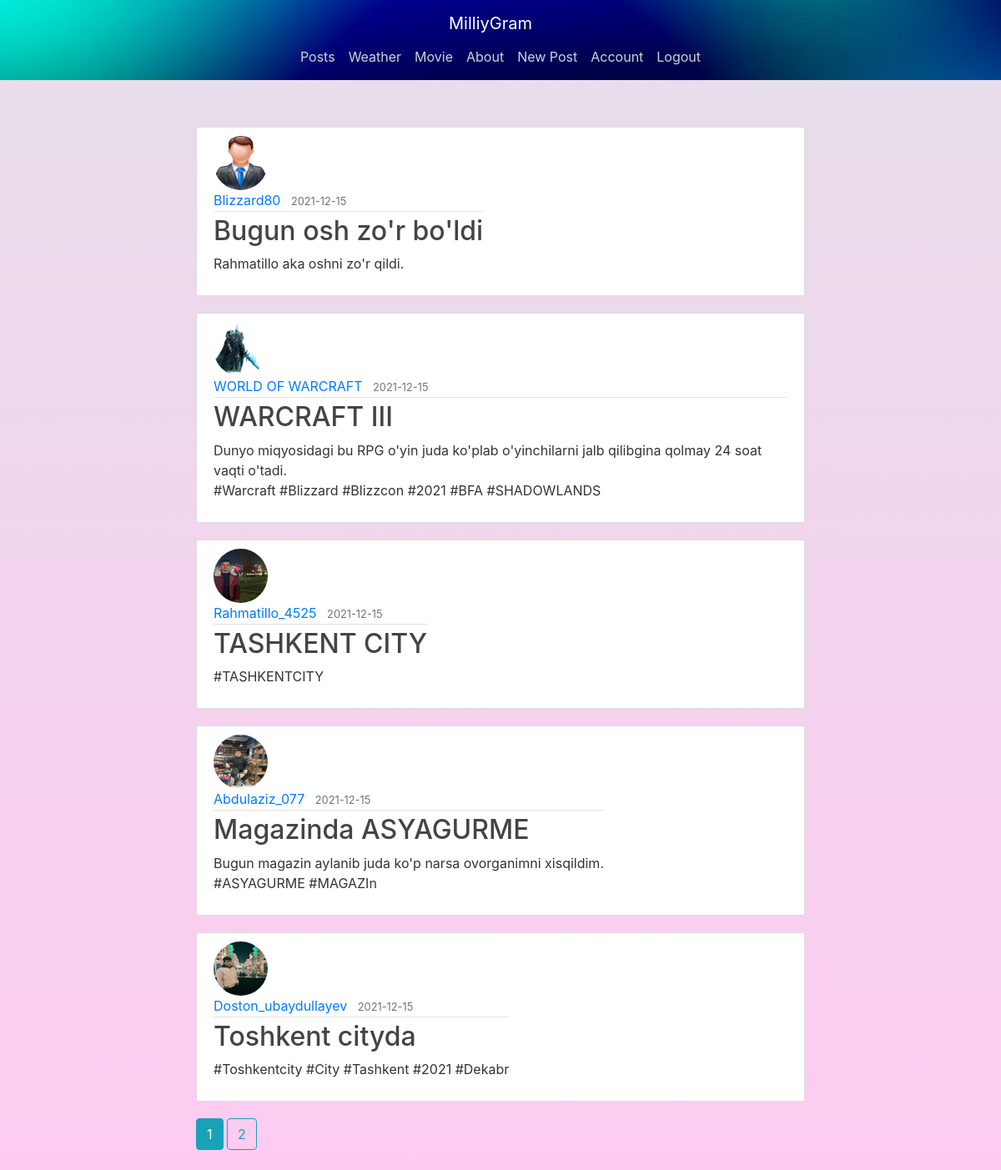
Page /home (signed in) on the committed database.
### flaskblog/models.py (models this page shows, shortened)
class Post(db.Model):
    id = db.Column(db.Integer, primary_key=True)
    title = db.Column(db.String(100), nullable=False)
    date_posted = db.Column(db.DateTime, nullable=False, default=datetime.utcnow)
    content = db.Column(db.Text, nullable=False)
    user_id = db.Column(db.Integer, db.ForeignKey('user.id'), nullable=False)

class User(db.Model, UserMixin):
    id = db.Column(db.Integer, primary_key=True)
    username = db.Column(db.String(20), unique=True, nullable=False)
    email = db.Column(db.String(120), unique=True, nullable=False)
    image_file = db.Column(db.String(20), nullable=False, default='default.jpg')
    password = db.Column(db.String(60), nullable=False)
    posts = db.relationship('Post', backref='author', lazy=True)

### flaskblog/routes.py (the view)
@app.route("/home")
@login_required
def home():
    page = request.args.get('page', 1, type=int)
    posts = Post.query.order_by(Post.date_posted.desc()).paginate(page=page, per_page=5)
    return render_template('home.html', posts=posts)

### flaskblog/models.py (called while the page is built)
@login_manager.user_loader
def load_user(user_id):
    return User.query.get(int(user_id))

### flaskblog/templates/home.html
{% extends "layout.html" %}
{% block content %}
    {% for post in posts.items %}
        <article class="media content-section">
          <img class="rounded-circle article-img" src="{{ url_for('static', filename='profile_pics/' + post.author.image_file) }}">
          <div class="media-body">
            <div class="article-metadata">
              <a class="mr-2" href="{{ url_for('user_posts', username=post.author.username) }}">{{ post.author.username }}</a>
              <small class="text-muted">{{ post.date_posted.strftime('%Y-%m-%d') }}</small>
            </div>
            <h2><a class="article-title" href="{{ url_for('post', post_id=post.id) }}">{{ post.title }}</a></h2>
            <p class="article-content">{{ post.content }}</p>
          </div>
        </article>
    {% endfor %}
    {% for page_num in posts.iter_pages(left_edge=1, right_edge=1, left_current=1, right_current=2) %}
      {% if page_num %}
        {% if posts.page == page_num %}
          <a class="btn btn-info mb-4" href="{{ url_for('home', page=page_num) }}">{{ page_num }}</a>
        {% else %}
          <a class="btn btn-outline-info mb-4" href="{{ url_for('home', page=page_num) }}">{{ page_num }}</a>
        {% endif %}
      {% else %}
        ...
      {% endif %}
    {% endfor %}
{% endblock content %}

### flaskblog/templates/layout.html (shortened to what this page needs)
<!DOCTYPE html>
<html>
<head>
  <link rel="stylesheet" href="https://maxcdn.bootstrapcdn.com/bootstrap/4.0.0/css/bootstrap.min.css"
>
  <link rel="stylesheet" type="text/css" href="{{ url_for('static', filename='main.css') }}">
</head>
<body>
  <br> <br><br>
  <header class="site-header">
    <nav class="navbar navbar-expand-md navbar-dark bg-steel fixed-top">
      <div class="container d-flex flex-column ">
        <a class="navbar-brand mr-4" href="/">MilliyGram</a>
        <div class="collapse navbar-collapse" id="navbarToggle">
          <div class="navbar-nav mr-auto">
            <a class="nav-item nav-link" href="{{ url_for('home') }}">Posts</a>
            <a class="nav-item nav-link" href="{{ url_for('weather_api') }}">Weather</a>
            <a class="nav-item nav-link" href="{{ url_for('movie_api') }}">Movie</a>
            <a class="nav-item nav-link" href="{{ url_for('about') }}">About</a>
          </div>
          <div class="navbar-nav">
            {% if current_user.is_authenticated %}
            <a class="nav-item nav-link" href="{{ url_for('new_post') }}">New Post</a>
            <a class="nav-item nav-link" href="{{ url_for('account') }}">Account</a>
            <a class="nav-item nav-link" href="{{ url_for('logout') }}">Logout</a>
            {% else %}
            <a class="nav-item nav-link" href="{{ url_for('login') }}">Login</a>
            <a class="nav-item nav-link" href="{{ url_for('register') }}">Register</a>
            <a class="nav-item nav-link" href="{{ url_for('login_admin') }}">Admin</a>
            {% endif %}
          </div>
        </div>
      </div>
    </nav>
  </header>
  <main role="main" class="container">
    <div class="row d-flex justify-content-center">
      <div class="col-md-8">
        {% block content %}{% endblock %}
      </div>
    </div>
  </main>
</body>
</html>

### flaskblog/static/main.css (style rules this page uses)
body { background: #fafafa; color: #333333; margin-top: 5rem; }
.bg-steel { background-image: url(../static/rasm/bg-banner.jpg); display: flex; flex-direction: column; }
.site-header .navbar-nav .nav-link { color: #cbd5db; }

### flaskblog/templates/layout.html (style rules this page uses)
body { background: #fafafa; color: #333333; margin-top: 5rem; }
h1, h2, h3, h4, h5, h6 { color: #444444; }
.bg-steel { background-color: #5f788a; }
.site-header .navbar-nav .nav-link { color: #cbd5db; }
.content-section { background: #ffffff; padding: 10px 20px; border: 1px solid #dddddd; border-radius: 3px; margin-bottom: 20px; display: flex; flex-direction: column; }
.article-title { color: #444444; }
.article-content { white-space: pre-line; }
.article-img { height: 65px; width: 65px; margin-right: 16px; }
.article-metadata { padding-bottom: 1px; margin-bottom: 4px; border-bottom: 1px solid #e3e3e3 }
body { background-image: linear-gradient(to top, #fdcbf1 0%, #fdcbf1 1%, #e6dee9 100%); max-width: 100%; }

### rows in the picture
Post: image_file (placeholder picture), author.username "Blizzard80", date_posted "2021-12-15", title "Bugun osh zo'r bo'ldi", content "Rahmatillo aka oshni zo'r qildi."
Post: image_file (picture), author.username "WORLD OF WARCRAFT", date_posted "2021-12-15", title "WARCRAFT III", content "Dunyo miqyosidagi bu RPG o'yin juda ko'plab o'yinchilarni jalb qilibgina qolmay 24 soat vaqti o'tadi. #Warcraft #Blizzard #Blizzcon #2021 #BFA #SHADOWLANDS"
Post: image_file (picture), author.username "Rahmatillo_4525", date_posted "2021-12-15", title "TASHKENT CITY", content "#TASHKENTCITY"
Post: image_file (picture), author.username "Abdulaziz_077", date_posted "2021-12-15", title "Magazinda ASYAGURME", content "Bugun magazin aylanib juda ko'p narsa ovorganimni xisqildim. #ASYAGURME #MAGAZIn"
Post: image_file (picture), author.username "Doston_ubaydullayev", date_posted "2021-12-15", title "Toshkent cityda", content "#Toshkentcity #City #Tashkent #2021 #Dekabr"

### other values in the picture
{{ page_num }} "1"
{{ page_num }} "2"
